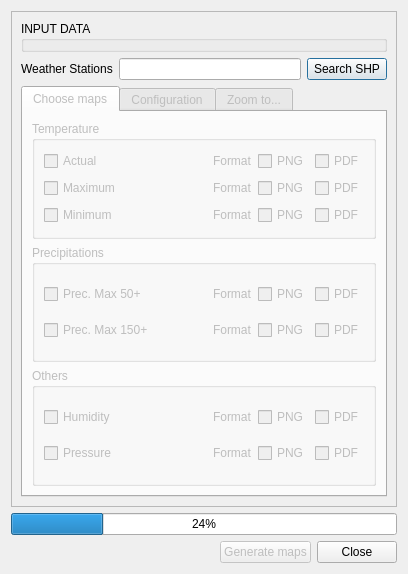
<?xml version="1.0" encoding="UTF-8"?>
<ui version="4.0">
 <class>Dialog</class>
 <widget class="QDialog" name="Dialog">
  <property name="geometry">
   <rect>
    <x>0</x>
    <y>0</y>
    <width>408</width>
    <height>574</height>
   </rect>
  </property>
  <property name="windowTitle">
   <string>Dialog</string>
  </property>
  <layout class="QVBoxLayout" name="verticalLayout_18">
   <item>
    <widget class="QScrollArea" name="scrollArea">
     <property name="widgetResizable">
      <bool>true</bool>
     </property>
     <widget class="QWidget" name="scrollAreaWidgetContents">
      <property name="geometry">
       <rect>
        <x>0</x>
        <y>0</y>
        <width>388</width>
        <height>494</height>
       </rect>
      </property>
      <layout class="QVBoxLayout" name="verticalLayout_19">
       <item>
        <layout class="QVBoxLayout" name="verticalLayout_4">
         <item>
          <widget class="QGroupBox" name="groupBox">
           <property name="title">
            <string>INPUT DATA</string>
           </property>
          </widget>
         </item>
         <item>
          <layout class="QHBoxLayout" name="horizontalLayout_12">
           <item>
            <widget class="QLabel" name="lbl_single_field_3">
             <property name="sizePolicy">
              <sizepolicy hsizetype="Fixed" vsizetype="Preferred">
               <horstretch>0</horstretch>
               <verstretch>0</verstretch>
              </sizepolicy>
             </property>
             <property name="text">
              <string>Weather Stations</string>
             </property>
            </widget>
           </item>
           <item>
            <widget class="QLineEdit" name="txt_shp_path"/>
           </item>
           <item>
            <widget class="QPushButton" name="btn_shp_path">
             <property name="text">
              <string>Search SHP</string>
             </property>
            </widget>
           </item>
          </layout>
         </item>
         <item>
          <widget class="QTabWidget" name="tabWidget">
           <property name="enabled">
            <bool>false</bool>
           </property>
           <property name="currentIndex">
            <number>0</number>
           </property>
           <widget class="QWidget" name="tab_3">
            <attribute name="title">
             <string>Choose maps</string>
            </attribute>
            <layout class="QVBoxLayout" name="verticalLayout_3">
             <item>
              <layout class="QVBoxLayout" name="verticalLayout">
               <item>
                <widget class="QGroupBox" name="groupBox_2">
                 <property name="title">
                  <string>Temperature</string>
                 </property>
                 <layout class="QVBoxLayout" name="verticalLayout_5">
                  <item>
                   <layout class="QHBoxLayout" name="horizontalLayout_3">
                    <item>
                     <widget class="QCheckBox" name="check_temp_mit">
                      <property name="text">
                       <string>Actual</string>
                      </property>
                     </widget>
                    </item>
                    <item>
                     <spacer name="horizontalSpacer_2">
                      <property name="orientation">
                       <enum>Qt::Horizontal</enum>
                      </property>
                      <property name="sizeHint" stdset="0">
                       <size>
                        <width>40</width>
                        <height>20</height>
                       </size>
                      </property>
                     </spacer>
                    </item>
                    <item>
                     <widget class="QLabel" name="lbl_temp_mit">
                      <property name="enabled">
                       <bool>false</bool>
                      </property>
                      <property name="text">
                       <string>Format</string>
                      </property>
                      <property name="openExternalLinks">
                       <bool>false</bool>
                      </property>
                     </widget>
                    </item>
                    <item>
                     <widget class="QCheckBox" name="check_temp_mit_png">
                      <property name="enabled">
                       <bool>false</bool>
                      </property>
                      <property name="mouseTracking">
                       <bool>true</bool>
                      </property>
                      <property name="text">
                       <string>PNG</string>
                      </property>
                      <property name="checkable">
                       <bool>true</bool>
                      </property>
                      <property name="checked">
                       <bool>false</bool>
                      </property>
                      <property name="tristate">
                       <bool>false</bool>
                      </property>
                     </widget>
                    </item>
                    <item>
                     <widget class="QCheckBox" name="check_temp_mit_pdf">
                      <property name="enabled">
                       <bool>false</bool>
                      </property>
                      <property name="text">
                       <string>PDF</string>
                      </property>
                     </widget>
                    </item>
                   </layout>
                  </item>
                  <item>
                   <layout class="QHBoxLayout" name="horizontalLayout_5">
                    <item>
                     <widget class="QCheckBox" name="check_temp_max">
                      <property name="text">
                       <string>Maximum</string>
                      </property>
                     </widget>
                    </item>
                    <item>
                     <spacer name="horizontalSpacer_3">
                      <property name="orientation">
                       <enum>Qt::Horizontal</enum>
                      </property>
                      <property name="sizeHint" stdset="0">
                       <size>
                        <width>40</width>
                        <height>20</height>
                       </size>
                      </property>
                     </spacer>
                    </item>
                    <item>
                     <widget class="QLabel" name="lbl_temp_max">
                      <property name="enabled">
                       <bool>false</bool>
                      </property>
                      <property name="text">
                       <string>Format</string>
                      </property>
                     </widget>
                    </item>
                    <item>
                     <widget class="QCheckBox" name="check_temp_max_png">
                      <property name="enabled">
                       <bool>false</bool>
                      </property>
                      <property name="text">
                       <string>PNG</string>
                      </property>
                     </widget>
                    </item>
                    <item>
                     <widget class="QCheckBox" name="check_temp_max_pdf">
                      <property name="enabled">
                       <bool>false</bool>
                      </property>
                      <property name="text">
                       <string>PDF</string>
                      </property>
                     </widget>
                    </item>
                   </layout>
                  </item>
                  <item>
                   <layout class="QHBoxLayout" name="horizontalLayout_6">
                    <item>
                     <widget class="QCheckBox" name="check_temp_min">
                      <property name="text">
                       <string>Minimum</string>
                      </property>
                     </widget>
                    </item>
                    <item>
                     <spacer name="horizontalSpacer_4">
                      <property name="orientation">
                       <enum>Qt::Horizontal</enum>
                      </property>
                      <property name="sizeHint" stdset="0">
                       <size>
                        <width>40</width>
                        <height>20</height>
                       </size>
                      </property>
                     </spacer>
                    </item>
                    <item>
                     <widget class="QLabel" name="lbl_temp_min">
                      <property name="enabled">
                       <bool>false</bool>
                      </property>
                      <property name="text">
                       <string>Format</string>
                      </property>
                     </widget>
                    </item>
                    <item>
                     <widget class="QCheckBox" name="check_temp_min_png">
                      <property name="enabled">
                       <bool>false</bool>
                      </property>
                      <property name="text">
                       <string>PNG</string>
                      </property>
                     </widget>
                    </item>
                    <item>
                     <widget class="QCheckBox" name="check_temp_min_pdf">
                      <property name="enabled">
                       <bool>false</bool>
                      </property>
                      <property name="text">
                       <string>PDF</string>
                      </property>
                     </widget>
                    </item>
                   </layout>
                  </item>
                 </layout>
                </widget>
               </item>
               <item>
                <widget class="QGroupBox" name="groupBox_3">
                 <property name="title">
                  <string>Precipitations</string>
                 </property>
                 <layout class="QVBoxLayout" name="verticalLayout_6">
                  <item>
                   <layout class="QHBoxLayout" name="horizontalLayout_10">
                    <item>
                     <widget class="QCheckBox" name="check_prec50">
                      <property name="text">
                       <string>Prec. Max 50+ </string>
                      </property>
                     </widget>
                    </item>
                    <item>
                     <spacer name="horizontalSpacer_5">
                      <property name="orientation">
                       <enum>Qt::Horizontal</enum>
                      </property>
                      <property name="sizeHint" stdset="0">
                       <size>
                        <width>40</width>
                        <height>20</height>
                       </size>
                      </property>
                     </spacer>
                    </item>
                    <item>
                     <widget class="QLabel" name="lbl_prec50">
                      <property name="enabled">
                       <bool>false</bool>
                      </property>
                      <property name="text">
                       <string>Format</string>
                      </property>
                     </widget>
                    </item>
                    <item>
                     <widget class="QCheckBox" name="check_prec50_png">
                      <property name="enabled">
                       <bool>false</bool>
                      </property>
                      <property name="text">
                       <string>PNG</string>
                      </property>
                     </widget>
                    </item>
                    <item>
                     <widget class="QCheckBox" name="check_prec50_pdf">
                      <property name="enabled">
                       <bool>false</bool>
                      </property>
                      <property name="text">
                       <string>PDF</string>
                      </property>
                     </widget>
                    </item>
                   </layout>
                  </item>
                  <item>
                   <layout class="QHBoxLayout" name="horizontalLayout_15">
                    <item>
                     <widget class="QCheckBox" name="check_prec150">
                      <property name="text">
                       <string>Prec. Max 150+ </string>
                      </property>
                     </widget>
                    </item>
                    <item>
                     <spacer name="horizontalSpacer_6">
                      <property name="orientation">
                       <enum>Qt::Horizontal</enum>
                      </property>
                      <property name="sizeHint" stdset="0">
                       <size>
                        <width>40</width>
                        <height>20</height>
                       </size>
                      </property>
                     </spacer>
                    </item>
                    <item>
                     <widget class="QLabel" name="lbl_prec150">
                      <property name="enabled">
                       <bool>false</bool>
                      </property>
                      <property name="text">
                       <string>Format</string>
                      </property>
                     </widget>
                    </item>
                    <item>
                     <widget class="QCheckBox" name="check_prec150_png">
                      <property name="enabled">
                       <bool>false</bool>
                      </property>
                      <property name="text">
                       <string>PNG</string>
                      </property>
                     </widget>
                    </item>
                    <item>
                     <widget class="QCheckBox" name="check_prec150_pdf">
                      <property name="enabled">
                       <bool>false</bool>
                      </property>
                      <property name="text">
                       <string>PDF</string>
                      </property>
                     </widget>
                    </item>
                   </layout>
                  </item>
                 </layout>
                </widget>
               </item>
               <item>
                <widget class="QGroupBox" name="groupBox_4">
                 <property name="title">
                  <string>Others</string>
                 </property>
                 <layout class="QVBoxLayout" name="verticalLayout_7">
                  <item>
                   <layout class="QHBoxLayout" name="horizontalLayout_16">
                    <item>
                     <widget class="QCheckBox" name="check_hume">
                      <property name="text">
                       <string>Humidity</string>
                      </property>
                     </widget>
                    </item>
                    <item>
                     <spacer name="horizontalSpacer_7">
                      <property name="orientation">
                       <enum>Qt::Horizontal</enum>
                      </property>
                      <property name="sizeHint" stdset="0">
                       <size>
                        <width>40</width>
                        <height>20</height>
                       </size>
                      </property>
                     </spacer>
                    </item>
                    <item>
                     <widget class="QLabel" name="lbl_hume">
                      <property name="enabled">
                       <bool>false</bool>
                      </property>
                      <property name="text">
                       <string>Format</string>
                      </property>
                     </widget>
                    </item>
                    <item>
                     <widget class="QCheckBox" name="check_hume_png">
                      <property name="enabled">
                       <bool>false</bool>
                      </property>
                      <property name="text">
                       <string>PNG</string>
                      </property>
                     </widget>
                    </item>
                    <item>
                     <widget class="QCheckBox" name="check_hume_pdf">
                      <property name="enabled">
                       <bool>false</bool>
                      </property>
                      <property name="text">
                       <string>PDF</string>
                      </property>
                     </widget>
                    </item>
                   </layout>
                  </item>
                  <item>
                   <layout class="QHBoxLayout" name="horizontalLayout_17">
                    <item>
                     <widget class="QCheckBox" name="check_pres">
                      <property name="text">
                       <string>Pressure</string>
                      </property>
                     </widget>
                    </item>
                    <item>
                     <spacer name="horizontalSpacer_8">
                      <property name="orientation">
                       <enum>Qt::Horizontal</enum>
                      </property>
                      <property name="sizeHint" stdset="0">
                       <size>
                        <width>40</width>
                        <height>20</height>
                       </size>
                      </property>
                     </spacer>
                    </item>
                    <item>
                     <widget class="QLabel" name="lbl_pres">
                      <property name="enabled">
                       <bool>false</bool>
                      </property>
                      <property name="text">
                       <string>Format</string>
                      </property>
                     </widget>
                    </item>
                    <item>
                     <widget class="QCheckBox" name="check_pres_png">
                      <property name="enabled">
                       <bool>false</bool>
                      </property>
                      <property name="text">
                       <string>PNG</string>
                      </property>
                     </widget>
                    </item>
                    <item>
                     <widget class="QCheckBox" name="check_pres_pdf">
                      <property name="enabled">
                       <bool>false</bool>
                      </property>
                      <property name="text">
                       <string>PDF</string>
                      </property>
                     </widget>
                    </item>
                   </layout>
                  </item>
                 </layout>
                </widget>
               </item>
              </layout>
             </item>
            </layout>
           </widget>
           <widget class="QWidget" name="tab_6">
            <attribute name="title">
             <string>Configuration</string>
            </attribute>
            <layout class="QVBoxLayout" name="verticalLayout_17">
             <item>
              <layout class="QVBoxLayout" name="verticalLayout_8">
               <item>
                <widget class="QGroupBox" name="groupBox_5">
                 <property name="title">
                  <string>Map options</string>
                 </property>
                 <layout class="QVBoxLayout" name="verticalLayout_11">
                  <item>
                   <layout class="QHBoxLayout" name="horizontalLayout">
                    <item>
                     <widget class="QCheckBox" name="check_logo">
                      <property name="acceptDrops">
                       <bool>false</bool>
                      </property>
                      <property name="text">
                       <string>Logo</string>
                      </property>
                      <property name="checked">
                       <bool>true</bool>
                      </property>
                     </widget>
                    </item>
                    <item>
                     <widget class="QCheckBox" name="check_date">
                      <property name="acceptDrops">
                       <bool>false</bool>
                      </property>
                      <property name="text">
                       <string>Date</string>
                      </property>
                      <property name="checked">
                       <bool>true</bool>
                      </property>
                     </widget>
                    </item>
                    <item>
                     <widget class="QCheckBox" name="check_legend">
                      <property name="text">
                       <string>Legend</string>
                      </property>
                      <property name="checked">
                       <bool>true</bool>
                      </property>
                     </widget>
                    </item>
                    <item>
                     <widget class="QCheckBox" name="check_scale">
                      <property name="enabled">
                       <bool>false</bool>
                      </property>
                      <property name="text">
                       <string>Scale</string>
                      </property>
                      <property name="checkable">
                       <bool>true</bool>
                      </property>
                     </widget>
                    </item>
                    <item>
                     <spacer name="horizontalSpacer_9">
                      <property name="orientation">
                       <enum>Qt::Horizontal</enum>
                      </property>
                      <property name="sizeHint" stdset="0">
                       <size>
                        <width>40</width>
                        <height>20</height>
                       </size>
                      </property>
                     </spacer>
                    </item>
                   </layout>
                  </item>
                 </layout>
                </widget>
               </item>
               <item>
                <widget class="QGroupBox" name="groupBox_6">
                 <property name="title">
                  <string>Other Cartography</string>
                 </property>
                 <layout class="QHBoxLayout" name="horizontalLayout_20">
                  <item>
                   <layout class="QVBoxLayout" name="verticalLayout_13">
                    <item>
                     <widget class="QGroupBox" name="groupBox_8">
                      <property name="title">
                       <string>Administrative Boundaries</string>
                      </property>
                      <layout class="QVBoxLayout" name="verticalLayout_14">
                       <item>
                        <layout class="QHBoxLayout" name="horizontalLayout_21">
                         <item>
                          <widget class="QCheckBox" name="check_insert_regions_shp">
                           <property name="text">
                            <string>Regions</string>
                           </property>
                           <property name="checked">
                            <bool>true</bool>
                           </property>
                          </widget>
                         </item>
                        </layout>
                       </item>
                       <item>
                        <layout class="QHBoxLayout" name="horizontalLayout_22">
                         <item>
                          <widget class="QCheckBox" name="check_insert_provinces_shp">
                           <property name="text">
                            <string>Provinces</string>
                           </property>
                           <property name="checked">
                            <bool>true</bool>
                           </property>
                          </widget>
                         </item>
                        </layout>
                       </item>
                       <item>
                        <layout class="QHBoxLayout" name="horizontalLayout_23">
                         <item>
                          <widget class="QCheckBox" name="check_insert_comarcas_shp">
                           <property name="text">
                            <string>Comarcas</string>
                           </property>
                          </widget>
                         </item>
                        </layout>
                       </item>
                       <item>
                        <layout class="QHBoxLayout" name="horizontalLayout_24">
                         <item>
                          <widget class="QCheckBox" name="check_insert_municipalities_shp">
                           <property name="text">
                            <string>Municipalities</string>
                           </property>
                          </widget>
                         </item>
                        </layout>
                       </item>
                       <item>
                        <spacer name="verticalSpacer_2">
                         <property name="orientation">
                          <enum>Qt::Vertical</enum>
                         </property>
                         <property name="sizeHint" stdset="0">
                          <size>
                           <width>20</width>
                           <height>40</height>
                          </size>
                         </property>
                        </spacer>
                       </item>
                      </layout>
                     </widget>
                    </item>
                   </layout>
                  </item>
                  <item>
                   <layout class="QVBoxLayout" name="verticalLayout_12">
                    <item>
                     <widget class="QGroupBox" name="groupBox_7">
                      <property name="title">
                       <string>Others</string>
                      </property>
                      <layout class="QVBoxLayout" name="verticalLayout_10">
                       <item>
                        <layout class="QHBoxLayout" name="horizontalLayout_8">
                         <item>
                          <widget class="QCheckBox" name="check_insert_hydro_shp">
                           <property name="enabled">
                            <bool>false</bool>
                           </property>
                           <property name="text">
                            <string>Hydrograpy</string>
                           </property>
                          </widget>
                         </item>
                        </layout>
                       </item>
                       <item>
                        <layout class="QHBoxLayout" name="horizontalLayout_9">
                         <item>
                          <widget class="QCheckBox" name="check_insert_cities_shp">
                           <property name="enabled">
                            <bool>false</bool>
                           </property>
                           <property name="text">
                            <string>Important Cities</string>
                           </property>
                          </widget>
                         </item>
                        </layout>
                       </item>
                       <item>
                        <layout class="QHBoxLayout" name="horizontalLayout_18">
                         <item>
                          <widget class="QCheckBox" name="check_insert_stations_shp">
                           <property name="enabled">
                            <bool>false</bool>
                           </property>
                           <property name="text">
                            <string>Stations</string>
                           </property>
                          </widget>
                         </item>
                        </layout>
                       </item>
                       <item>
                        <layout class="QHBoxLayout" name="horizontalLayout_19">
                         <item>
                          <widget class="QCheckBox" name="check_insert_hillshade_shp">
                           <property name="enabled">
                            <bool>false</bool>
                           </property>
                           <property name="text">
                            <string>Hillshade</string>
                           </property>
                          </widget>
                         </item>
                        </layout>
                       </item>
                       <item>
                        <spacer name="verticalSpacer_3">
                         <property name="orientation">
                          <enum>Qt::Vertical</enum>
                         </property>
                         <property name="sizeHint" stdset="0">
                          <size>
                           <width>20</width>
                           <height>40</height>
                          </size>
                         </property>
                        </spacer>
                       </item>
                      </layout>
                     </widget>
                    </item>
                   </layout>
                  </item>
                  <item>
                   <spacer name="horizontalSpacer_10">
                    <property name="orientation">
                     <enum>Qt::Horizontal</enum>
                    </property>
                    <property name="sizeHint" stdset="0">
                     <size>
                      <width>40</width>
                      <height>20</height>
                     </size>
                    </property>
                   </spacer>
                  </item>
                 </layout>
                </widget>
               </item>
              </layout>
             </item>
            </layout>
           </widget>
           <widget class="QWidget" name="tab_5">
            <attribute name="title">
             <string>Zoom to...</string>
            </attribute>
            <layout class="QVBoxLayout" name="verticalLayout_9">
             <item>
              <layout class="QHBoxLayout" name="horizontalLayout_29">
               <item>
                <layout class="QVBoxLayout" name="verticalLayout_15">
                 <item>
                  <widget class="QGroupBox" name="groupBox_9">
                   <property name="title">
                    <string>Zoom to...</string>
                   </property>
                   <layout class="QVBoxLayout" name="verticalLayout_16">
                    <item>
                     <layout class="QHBoxLayout" name="horizontalLayout_25">
                      <item>
                       <widget class="QRadioButton" name="rbtn_zoom_to_regional">
                        <property name="enabled">
                         <bool>false</bool>
                        </property>
                        <property name="text">
                         <string>Regions</string>
                        </property>
                        <property name="checked">
                         <bool>true</bool>
                        </property>
                       </widget>
                      </item>
                      <item>
                       <widget class="QComboBox" name="cmb_zoom_to_region">
                        <property name="enabled">
                         <bool>false</bool>
                        </property>
                        <item>
                         <property name="text">
                          <string>Comunitat Valenciana</string>
                         </property>
                        </item>
                       </widget>
                      </item>
                     </layout>
                    </item>
                    <item>
                     <layout class="QHBoxLayout" name="horizontalLayout_26">
                      <item>
                       <widget class="QRadioButton" name="rbtn_zoom_to_province">
                        <property name="enabled">
                         <bool>false</bool>
                        </property>
                        <property name="text">
                         <string>Provinces</string>
                        </property>
                       </widget>
                      </item>
                      <item>
                       <widget class="QComboBox" name="cmb_zoom_to_province">
                        <property name="enabled">
                         <bool>false</bool>
                        </property>
                        <item>
                         <property name="text">
                          <string/>
                         </property>
                        </item>
                        <item>
                         <property name="text">
                          <string>Castellón/Castelló</string>
                         </property>
                        </item>
                        <item>
                         <property name="text">
                          <string>Valencia/València</string>
                         </property>
                        </item>
                        <item>
                         <property name="text">
                          <string>Alacant/Alicante</string>
                         </property>
                        </item>
                       </widget>
                      </item>
                     </layout>
                    </item>
                    <item>
                     <layout class="QHBoxLayout" name="horizontalLayout_27">
                      <item>
                       <widget class="QRadioButton" name="rbtn_zoom_to_comarca">
                        <property name="enabled">
                         <bool>false</bool>
                        </property>
                        <property name="text">
                         <string>Comarcas</string>
                        </property>
                       </widget>
                      </item>
                      <item>
                       <widget class="QComboBox" name="cmb_zoom_to_comarca">
                        <property name="enabled">
                         <bool>false</bool>
                        </property>
                        <item>
                         <property name="text">
                          <string/>
                         </property>
                        </item>
                       </widget>
                      </item>
                     </layout>
                    </item>
                    <item>
                     <layout class="QHBoxLayout" name="horizontalLayout_28">
                      <item>
                       <widget class="QRadioButton" name="rbtn_zoom_to_municipality">
                        <property name="enabled">
                         <bool>false</bool>
                        </property>
                        <property name="text">
                         <string>Municipalities</string>
                        </property>
                       </widget>
                      </item>
                      <item>
                       <widget class="QComboBox" name="cmb_zoom_to_municipality">
                        <property name="enabled">
                         <bool>false</bool>
                        </property>
                        <item>
                         <property name="text">
                          <string/>
                         </property>
                        </item>
                       </widget>
                      </item>
                     </layout>
                    </item>
                    <item>
                     <spacer name="verticalSpacer_4">
                      <property name="orientation">
                       <enum>Qt::Vertical</enum>
                      </property>
                      <property name="sizeHint" stdset="0">
                       <size>
                        <width>20</width>
                        <height>40</height>
                       </size>
                      </property>
                     </spacer>
                    </item>
                   </layout>
                  </widget>
                 </item>
                </layout>
               </item>
              </layout>
             </item>
            </layout>
           </widget>
          </widget>
         </item>
        </layout>
       </item>
      </layout>
     </widget>
    </widget>
   </item>
   <item>
    <layout class="QVBoxLayout" name="verticalLayout_2">
     <item>
      <widget class="QProgressBar" name="progressBar">
       <property name="enabled">
        <bool>true</bool>
       </property>
       <property name="value">
        <number>24</number>
       </property>
      </widget>
     </item>
    </layout>
   </item>
   <item>
    <layout class="QHBoxLayout" name="horizontalLayout_4">
     <item>
      <spacer name="horizontalSpacer">
       <property name="orientation">
        <enum>Qt::Horizontal</enum>
       </property>
       <property name="sizeHint" stdset="0">
        <size>
         <width>40</width>
         <height>20</height>
        </size>
       </property>
      </spacer>
     </item>
     <item>
      <widget class="QPushButton" name="btn_run">
       <property name="enabled">
        <bool>false</bool>
       </property>
       <property name="text">
        <string>Generate maps</string>
       </property>
      </widget>
     </item>
     <item>
      <widget class="QPushButton" name="btn_cancel">
       <property name="text">
        <string>Close</string>
       </property>
      </widget>
     </item>
    </layout>
   </item>
  </layout>
 </widget>
 <resources/>
 <connections/>
</ui>
